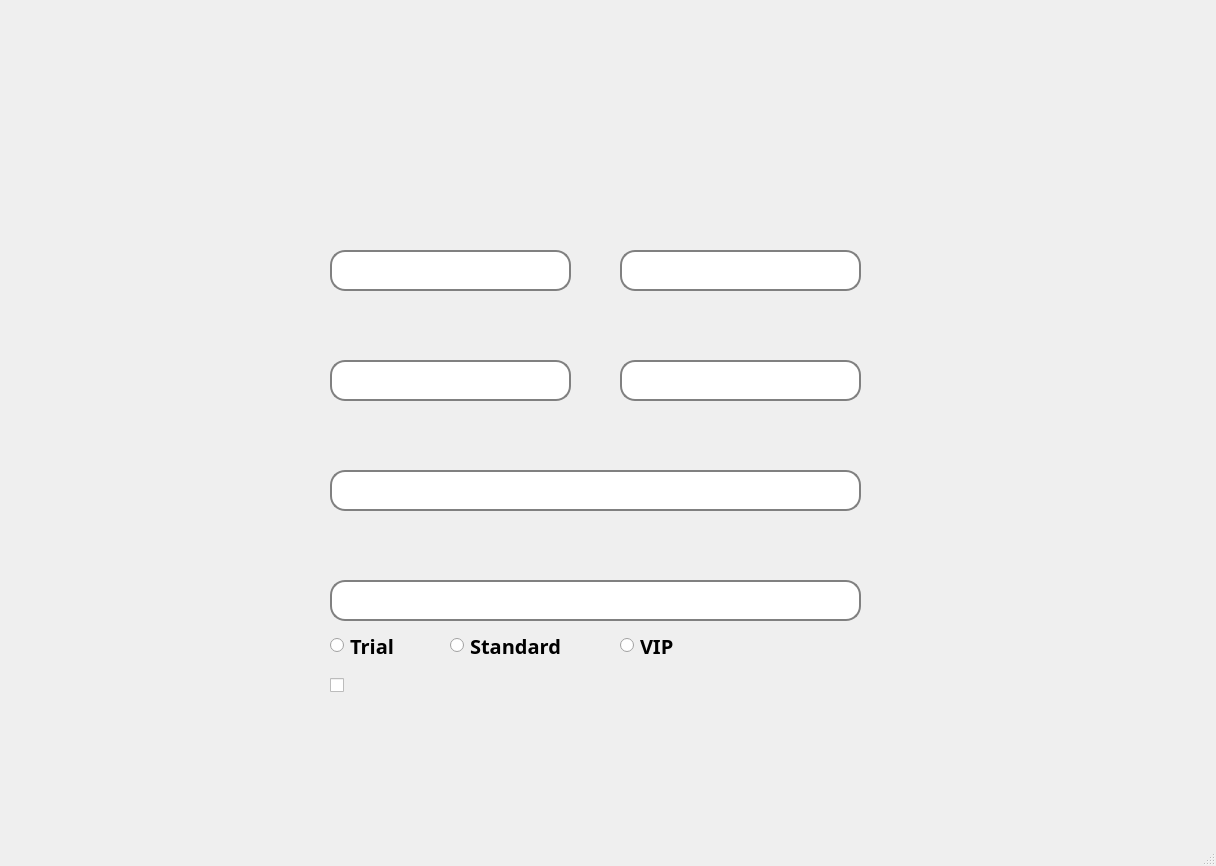
<?xml version="1.0" encoding="UTF-8"?>
<ui version="4.0">
 <class>MainWindow</class>
 <widget class="QMainWindow" name="MainWindow">
  <property name="geometry">
   <rect>
    <x>0</x>
    <y>0</y>
    <width>1216</width>
    <height>866</height>
   </rect>
  </property>
  <property name="font">
   <font>
    <bold>true</bold>
   </font>
  </property>
  <property name="windowTitle">
   <string>MainWindow</string>
  </property>
  <widget class="QWidget" name="centralwidget">
   <widget class="QLabel" name="label">
    <property name="geometry">
     <rect>
      <x>0</x>
      <y>0</y>
      <width>1221</width>
      <height>831</height>
     </rect>
    </property>
    <property name="font">
     <font>
      <bold>true</bold>
     </font>
    </property>
    <property name="text">
     <string/>
    </property>
    <property name="pixmap">
     <pixmap>../assets/image/SIGN UP.png</pixmap>
    </property>
    <property name="scaledContents">
     <bool>true</bool>
    </property>
   </widget>
   <widget class="QPushButton" name="pushButtonMail">
    <property name="geometry">
     <rect>
      <x>1110</x>
      <y>550</y>
      <width>81</width>
      <height>71</height>
     </rect>
    </property>
    <property name="styleSheet">
     <string notr="true">QPushButton {
    background-color: rgba(0, 0, 0, 0); /* Nền trong suốt */
    border: none;  /* Loại bỏ viền */
    color: white;  /* Màu chữ */
    font-size: 18px;
}
</string>
    </property>
    <property name="text">
     <string/>
    </property>
    <property name="icon">
     <iconset>
      <normaloff>../assets/icons/MAIL.png</normaloff>../assets/icons/MAIL.png</iconset>
    </property>
    <property name="iconSize">
     <size>
      <width>60</width>
      <height>60</height>
     </size>
    </property>
   </widget>
   <widget class="QPushButton" name="pushButtonPhone">
    <property name="geometry">
     <rect>
      <x>1110</x>
      <y>640</y>
      <width>81</width>
      <height>71</height>
     </rect>
    </property>
    <property name="styleSheet">
     <string notr="true">QPushButton {
    background-color: rgba(0, 0, 0, 0); /* Nền trong suốt */
    border: none;  /* Loại bỏ viền */
    color: white;  /* Màu chữ */
    font-size: 18px;
}
</string>
    </property>
    <property name="text">
     <string/>
    </property>
    <property name="icon">
     <iconset>
      <normaloff>../assets/icons/PHONE.png</normaloff>../assets/icons/PHONE.png</iconset>
    </property>
    <property name="iconSize">
     <size>
      <width>60</width>
      <height>60</height>
     </size>
    </property>
   </widget>
   <widget class="QPushButton" name="pushButtonFacebook">
    <property name="geometry">
     <rect>
      <x>1110</x>
      <y>730</y>
      <width>81</width>
      <height>71</height>
     </rect>
    </property>
    <property name="styleSheet">
     <string notr="true">QPushButton {
    background-color: rgba(0, 0, 0, 0); /* Nền trong suốt */
    border: none;  /* Loại bỏ viền */
    color: white;  /* Màu chữ */
    font-size: 18px;
}
</string>
    </property>
    <property name="text">
     <string/>
    </property>
    <property name="icon">
     <iconset>
      <normaloff>../assets/icons/facebook-logo.png</normaloff>../assets/icons/facebook-logo.png</iconset>
    </property>
    <property name="iconSize">
     <size>
      <width>60</width>
      <height>60</height>
     </size>
    </property>
   </widget>
   <widget class="QLineEdit" name="lineEditName">
    <property name="geometry">
     <rect>
      <x>330</x>
      <y>250</y>
      <width>241</width>
      <height>41</height>
     </rect>
    </property>
    <property name="styleSheet">
     <string notr="true">QLineEdit {
    border-radius: 15px;  /* Bo góc 15px */
    border: 2px solid gray;  /* Viền xám */
    padding: 5px;  /* Giúp chữ không bị dính vào viền */
    background-color: white;
    font-size: 16px;
}
</string>
    </property>
   </widget>
   <widget class="QLineEdit" name="lineEditEmail">
    <property name="geometry">
     <rect>
      <x>620</x>
      <y>250</y>
      <width>241</width>
      <height>41</height>
     </rect>
    </property>
    <property name="styleSheet">
     <string notr="true">QLineEdit {
    border-radius: 15px;  /* Bo góc 15px */
    border: 2px solid gray;  /* Viền xám */
    padding: 5px;  /* Giúp chữ không bị dính vào viền */
    background-color: white;
    font-size: 16px;
}
</string>
    </property>
   </widget>
   <widget class="QLineEdit" name="lineEditPhone">
    <property name="geometry">
     <rect>
      <x>330</x>
      <y>360</y>
      <width>241</width>
      <height>41</height>
     </rect>
    </property>
    <property name="styleSheet">
     <string notr="true">QLineEdit {
    border-radius: 15px;  /* Bo góc 15px */
    border: 2px solid gray;  /* Viền xám */
    padding: 5px;  /* Giúp chữ không bị dính vào viền */
    background-color: white;
    font-size: 16px;
}
</string>
    </property>
   </widget>
   <widget class="QLineEdit" name="lineEditAddress">
    <property name="geometry">
     <rect>
      <x>620</x>
      <y>360</y>
      <width>241</width>
      <height>41</height>
     </rect>
    </property>
    <property name="styleSheet">
     <string notr="true">QLineEdit {
    border-radius: 15px;  /* Bo góc 15px */
    border: 2px solid gray;  /* Viền xám */
    padding: 5px;  /* Giúp chữ không bị dính vào viền */
    background-color: white;
    font-size: 16px;
}
</string>
    </property>
   </widget>
   <widget class="QLineEdit" name="lineEditUserName">
    <property name="geometry">
     <rect>
      <x>330</x>
      <y>470</y>
      <width>531</width>
      <height>41</height>
     </rect>
    </property>
    <property name="styleSheet">
     <string notr="true">QLineEdit {
    border-radius: 15px;  /* Bo góc 15px */
    border: 2px solid gray;  /* Viền xám */
    padding: 5px;  /* Giúp chữ không bị dính vào viền */
    background-color: white;
    font-size: 16px;
}
</string>
    </property>
   </widget>
   <widget class="QLineEdit" name="lineEditPassword">
    <property name="geometry">
     <rect>
      <x>330</x>
      <y>580</y>
      <width>531</width>
      <height>41</height>
     </rect>
    </property>
    <property name="styleSheet">
     <string notr="true">QLineEdit {
    border-radius: 15px;  /* Bo góc 15px */
    border: 2px solid gray;  /* Viền xám */
    padding: 5px;  /* Giúp chữ không bị dính vào viền */
    background-color: white;
    font-size: 16px;
}
</string>
    </property>
    <property name="echoMode">
     <enum>QLineEdit::EchoMode::Password</enum>
    </property>
   </widget>
   <widget class="QPushButton" name="pushButtonGetStarted">
    <property name="geometry">
     <rect>
      <x>390</x>
      <y>730</y>
      <width>411</width>
      <height>61</height>
     </rect>
    </property>
    <property name="styleSheet">
     <string notr="true">QPushButton {
    background-color: rgba(0, 0, 0, 0); /* Nền trong suốt */
    border: none;  /* Loại bỏ viền */
    color: white;  /* Màu chữ */
    font-size: 18px;
}
</string>
    </property>
    <property name="text">
     <string/>
    </property>
    <property name="icon">
     <iconset>
      <normaloff>../assets/icons/Get Started.png</normaloff>../assets/icons/Get Started.png</iconset>
    </property>
    <property name="iconSize">
     <size>
      <width>400</width>
      <height>60</height>
     </size>
    </property>
   </widget>
   <widget class="QCheckBox" name="checkBoxIAccept">
    <property name="geometry">
     <rect>
      <x>330</x>
      <y>670</y>
      <width>211</width>
      <height>31</height>
     </rect>
    </property>
    <property name="font">
     <font>
      <pointsize>12</pointsize>
      <bold>true</bold>
     </font>
    </property>
    <property name="text">
     <string/>
    </property>
    <property name="icon">
     <iconset>
      <normaloff>../assets/icons/I accept.jpg</normaloff>../assets/icons/I accept.jpg</iconset>
    </property>
    <property name="iconSize">
     <size>
      <width>400</width>
      <height>400</height>
     </size>
    </property>
   </widget>
   <widget class="QPushButton" name="pushButtonTermsAndConditions">
    <property name="geometry">
     <rect>
      <x>520</x>
      <y>670</y>
      <width>201</width>
      <height>31</height>
     </rect>
    </property>
    <property name="font">
     <font>
      <pointsize>-1</pointsize>
     </font>
    </property>
    <property name="styleSheet">
     <string notr="true">QPushButton {
    background-color: rgba(0, 0, 0, 0); /* Nền trong suốt */
    border: none;  /* Loại bỏ viền */
    font-size: 18px;
	color: rgb(13, 169, 200);
}
</string>
    </property>
    <property name="text">
     <string/>
    </property>
    <property name="icon">
     <iconset>
      <normaloff>../assets/icons/Terms and Conditions.jpg</normaloff>../assets/icons/Terms and Conditions.jpg</iconset>
    </property>
    <property name="iconSize">
     <size>
      <width>300</width>
      <height>200</height>
     </size>
    </property>
   </widget>
   <widget class="QLabel" name="label_4">
    <property name="geometry">
     <rect>
      <x>730</x>
      <y>670</y>
      <width>31</width>
      <height>31</height>
     </rect>
    </property>
    <property name="font">
     <font>
      <family>Nirmala UI</family>
      <pointsize>11</pointsize>
      <bold>false</bold>
     </font>
    </property>
    <property name="text">
     <string/>
    </property>
    <property name="pixmap">
     <pixmap>../assets/icons/and.jpg</pixmap>
    </property>
   </widget>
   <widget class="QPushButton" name="pushButtonPrivacyStatement">
    <property name="geometry">
     <rect>
      <x>350</x>
      <y>700</y>
      <width>181</width>
      <height>31</height>
     </rect>
    </property>
    <property name="font">
     <font>
      <pointsize>-1</pointsize>
     </font>
    </property>
    <property name="styleSheet">
     <string notr="true">QPushButton {
    background-color: rgba(0, 0, 0, 0); /* Nền trong suốt */
    border: none;  /* Loại bỏ viền */
    font-size: 18px;
	color: rgb(13, 169, 200);
}
</string>
    </property>
    <property name="text">
     <string/>
    </property>
    <property name="icon">
     <iconset>
      <normaloff>../assets/icons/Privacy Statement.jpg</normaloff>../assets/icons/Privacy Statement.jpg</iconset>
    </property>
    <property name="iconSize">
     <size>
      <width>200</width>
      <height>200</height>
     </size>
    </property>
   </widget>
   <widget class="QRadioButton" name="radioButtonTrial">
    <property name="geometry">
     <rect>
      <x>330</x>
      <y>630</y>
      <width>91</width>
      <height>31</height>
     </rect>
    </property>
    <property name="font">
     <font>
      <family>Nirmala</family>
      <pointsize>-1</pointsize>
      <bold>true</bold>
     </font>
    </property>
    <property name="styleSheet">
     <string notr="true">QRadioButton {
    font-family: &quot;Nirmala&quot;;
    font-size: 20px;
    font-weight: bold; /* In đậm */
}
</string>
    </property>
    <property name="text">
     <string>Trial</string>
    </property>
   </widget>
   <widget class="QRadioButton" name="radioButtonStandard">
    <property name="geometry">
     <rect>
      <x>450</x>
      <y>630</y>
      <width>121</width>
      <height>31</height>
     </rect>
    </property>
    <property name="font">
     <font>
      <family>Nirmala</family>
      <pointsize>-1</pointsize>
      <bold>true</bold>
     </font>
    </property>
    <property name="styleSheet">
     <string notr="true">QRadioButton {
    font-family: &quot;Nirmala&quot;;
    font-size: 20px;
    font-weight: bold; /* In đậm */
}
</string>
    </property>
    <property name="text">
     <string>Standard</string>
    </property>
   </widget>
   <widget class="QRadioButton" name="radioButtonVip">
    <property name="geometry">
     <rect>
      <x>620</x>
      <y>630</y>
      <width>61</width>
      <height>31</height>
     </rect>
    </property>
    <property name="font">
     <font>
      <family>Nirmala</family>
      <pointsize>-1</pointsize>
      <bold>true</bold>
     </font>
    </property>
    <property name="styleSheet">
     <string notr="true">QRadioButton {
    font-family: &quot;Nirmala&quot;;
    font-size: 20px;
    font-weight: bold; /* In đậm */
}
</string>
    </property>
    <property name="text">
     <string>VIP</string>
    </property>
   </widget>
   <widget class="QPushButton" name="pushButtonExit">
    <property name="geometry">
     <rect>
      <x>850</x>
      <y>110</y>
      <width>81</width>
      <height>81</height>
     </rect>
    </property>
    <property name="font">
     <font>
      <pointsize>20</pointsize>
      <bold>true</bold>
     </font>
    </property>
    <property name="styleSheet">
     <string notr="true">QPushButton {
    background-color: transparent;
    border: none;
    color: white;  /* Màu chữ */
}</string>
    </property>
    <property name="text">
     <string/>
    </property>
    <property name="icon">
     <iconset>
      <normaloff>../assets/icons/x.png</normaloff>../assets/icons/x.png</iconset>
    </property>
    <property name="iconSize">
     <size>
      <width>70</width>
      <height>100</height>
     </size>
    </property>
   </widget>
  </widget>
  <widget class="QMenuBar" name="menubar">
   <property name="geometry">
    <rect>
     <x>0</x>
     <y>0</y>
     <width>1216</width>
     <height>33</height>
    </rect>
   </property>
  </widget>
  <widget class="QStatusBar" name="statusbar"/>
 </widget>
 <resources/>
 <connections/>
</ui>
